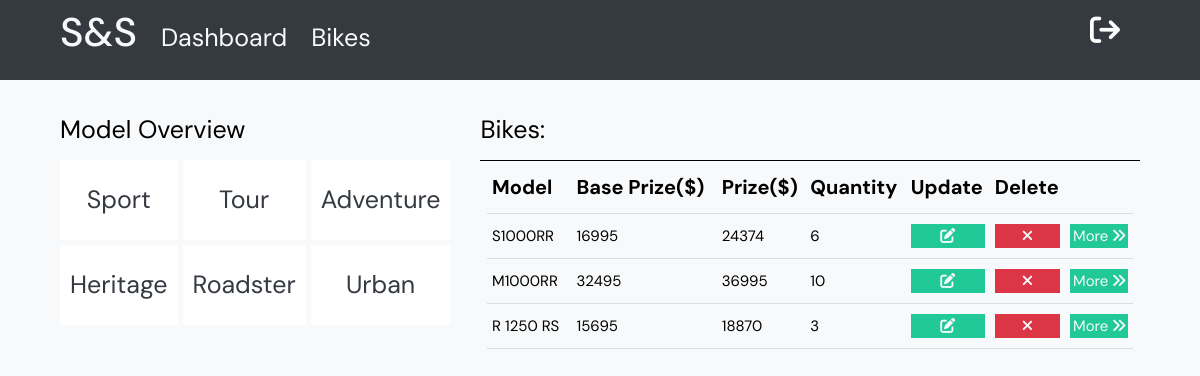
Screenshot of /bikes/ (signed in) with the database file from the repository.
### base/models.py (models this page shows, shortened)
class Types(models.Model):
    name=models.CharField(max_length=200,null=True)

class B_models(models.Model):
    type_id=models.ForeignKey(Types,on_delete=models.CASCADE)
    name=models.CharField(max_length=200,null=True)
    description=models.TextField(null=True)
    base_prize=models.IntegerField(default=0)
    prize=models.IntegerField(default=0)
    quantity=models.IntegerField(default=0)
    image=models.ImageField(default="s1000rr.jpg",null=True,blank=True)

### base/decorators.py (the view)
        def wrapper_func(request,*args,**kwargs):
            group=None
            if request.user.groups.exists():
                group=request.user.groups.all()[0].name
            if group in allowed_roles:
                return view_func(request,*args,**kwargs)
            else:
                return HttpResponse('You are not unauthorized to view this page')

### base/views.py (called while the page is built)
@login_required(login_url='base:login')
@allowed_users(allowed_roles=['admin','staff'])
def bikes(request):
    q = request.GET.get('q') if request.GET.get('q') != None else '1'
    types=Types.objects.all()
    bike_models=B_models.objects.filter(type_id=q)
    context={'types':types,'bike_models':bike_models}
    return render(request,'base/bikes.html',context)

### templates/base/bikes.html (shortened to what this page needs)
{% extends 'main.html' %}
{% block content %}
<div class="part2">
    <div class="part2-content-1">
        <h1 class="text-md">Model Overview</h1>
        <div class="model-overview">
            {% for typee in types %}
                <div>
                    <a class="text-md" href="{% url 'base:bikes'%}?q={{typee.id}}">
                    {{typee.name}}
                    </a>
                </div>
            {% endfor %}
        </div>
    </div>
    <div class="part2-content-2">
        <p class="text-md">Bikes:</p>
        <table>
            <tbody>
                <tr>
                    <th>Model</th>
                    <th>Base Prize($)</th>
                    <th>Prize($)</th>
                    <th>Quantity</th>
                    <th>Update</th>
                    <th>Delete</th>
                    <th></th>
                </tr>
                {% if bike_models %}
                    {% for model in bike_models %}
                        <tr>
                            <td>{{model.name}}</td>
                            <td>{{model.base_prize}}</td>
                            <td>{{model.prize}}</td>
                            <td>{{model.quantity}}</td>
                            <td><a class="btn btn-sm teal" href="{% url 'base:update-bike' model.id %}"><i class="fa-solid fa-pen-to-square"></i></a></td>
                                    <td><a class="btn btn-sm warning" href="{% url 'base:delete-bike' model.id %}"><i class="fa-solid fa-xmark"></i></a></td>
                            <td><a class="btn btn-sm teal" href="{% url 'base:bike-details' model.id %}">More <i class="fa-solid fa-angles-right"></i></a></td>
                        </tr>
                    {% endfor %}
                {% endif %}
            </tbody>
        </table>
    </div>
</div>
{% endblock %}

### static/styles/base.css (style rules this page uses)
:root { --color-dark:#000000; --color-gray-dark:#343a40; --color-white:#ffffff; --color-blue:#009ADA; --color-teal:#20c997; --color-cyan:#17a2b8; --color-warning:#dc3545; --color-light:#f8f9fa; }
* { font-family: "DM Sans", -apple-system, BlinkMacSystemFont, "Segoe UI", Roboto, Oxygen, Ubuntu, Cantarell, "Open Sans", "Helvetica Neue", sans-serif; margin: 0; padding: 0; box-sizing: border-box; text-rendering: optimizeLegibility; font-size: inherit; }
html { font-size: 56.25%; }
@media only screen and (min-width: 1200px) { html { font-size: 62.5%; } }
body { line-height: 1.6; font-weight: 400; font-size: 1.5rem; color: var(--color-dark); background-color: var(--color-light); min-height: 100vh; }
a { text-decoration: none; }
.text-md { font-size: 2.5rem; font-weight: 400; }
.teal { background-color: var(--color-teal); }
.warning { background-color: var(--color-warning); }
.btn { color: var(--color-light); display: block; text-align: center; }
.btn-sm { color: var(--color-light); }
table { width: 98%; margin: 0 1%; border-collapse: collapse; }
table th { border-bottom: 1px solid #ddd; padding-bottom: 1rem; padding-left: 0.5rem; text-align: left; font-size: 2rem; }
table td { padding: 1rem 0.5rem; border-bottom: 1px solid #ddd; }

### templates/base/bikes.html (style rules this page uses)
.part2 { display: grid; grid-gap: 3rem; grid-template-columns: 1fr 2fr; margin-top: 3rem; }
.part2-content-1 .model-overview { margin-top: 1rem; display: grid; grid-gap: 0.5rem; grid-template-columns: 1fr 1fr 1fr; }
.part2-content-1 .model-overview div { height: 8rem; padding: 2rem 1rem; background-color: var(--color-white) }
.part2-content-1 .model-overview div a { color: var(--color-gray-dark); }
.part2-content-1 .model-overview div { text-align: center; }
.part2-content-2 p { border-bottom: black 1px solid; padding-bottom: 1rem; margin-bottom: 1rem; }

### rows the page displays
Types: name "Sport"
Types: name "Tour"
Types: name "Adventure"
Types: name "Heritage"
Types: name "Roadster"
Types: name "Urban"
B_models: name "S1000RR", base_prize "16995", prize "24374", quantity "6"
B_models: name "M1000RR", base_prize "32495", prize "36995", quantity "10"
B_models: name "R 1250 RS", base_prize "15695", prize "18870", quantity "3"
